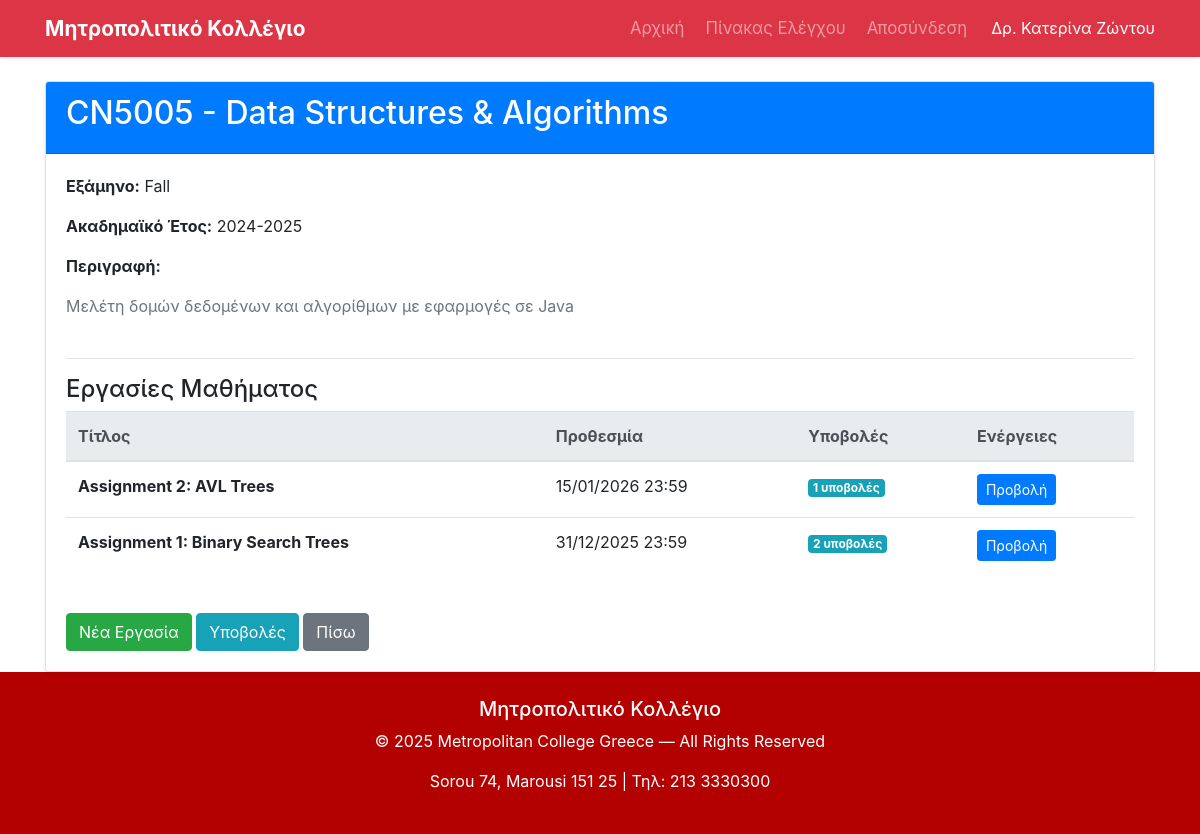
The app's page /professor/view_course.php?course_id=1 (signed in) with its own data.
### tables this page shows
CREATE TABLE courses (
    course_id INT PRIMARY KEY AUTO_INCREMENT,
    course_code VARCHAR(20) NOT NULL,
    course_name VARCHAR(100) NOT NULL,
    description TEXT,
    professor_id INT NOT NULL,
    semester VARCHAR(20),
    academic_year VARCHAR(20),
    created_at TIMESTAMP DEFAULT CURRENT_TIMESTAMP,
    FOREIGN KEY (professor_id) REFERENCES users(user_id),
    INDEX idx_professor_id (professor_id),
    INDEX idx_course_code (course_code)
);

CREATE TABLE assignments (
    assignment_id INT PRIMARY KEY AUTO_INCREMENT,
    course_id INT NOT NULL,
    title VARCHAR(200) NOT NULL,
    description TEXT,
    due_date DATETIME,
    created_at TIMESTAMP DEFAULT CURRENT_TIMESTAMP,
    FOREIGN KEY (course_id) REFERENCES courses(course_id),
    INDEX idx_course_id (course_id),
    INDEX idx_due_date (due_date)
);

### professor/view_course.php (the view, shortened to what this page needs)
<?php
include("../config.php");
$course_id = intval($_GET['course_id']);
$professor_id = $_SESSION["user_id"];
$sql = "SELECT * FROM courses WHERE course_id = $course_id AND professor_id = $professor_id";
$result = mysqli_query($conn, $sql);
$course = mysqli_fetch_assoc($result);
$assignments_sql = "SELECT * FROM assignments WHERE course_id = $course_id ORDER BY due_date DESC";
$assignments_result = mysqli_query($conn, $assignments_sql);
include("../view/top.php");
?>
<link rel="stylesheet" href="../css/menu.css">
<div class="container mt-4">
    <div class="card">
        <div class="card-header bg-primary text-white">
            <h2><?php echo htmlspecialchars($course['course_code']) . ' - ' . htmlspecialchars($course['course_name']); ?></h2>
        </div>
        <div class="card-body">
            <div class="row mb-4">
                <div class="col-md-6">
                    <p><strong>Εξάμηνο:</strong> <?php echo htmlspecialchars($course['semester']); ?></p>
                    <p><strong>Ακαδημαϊκό Έτος:</strong> <?php echo htmlspecialchars($course['academic_year']); ?></p>
                    <?php if($course['description']): ?>
                        <p><strong>Περιγραφή:</strong></p>
                        <p class="text-muted"><?php echo nl2br(htmlspecialchars($course['description'])); ?></p>
                    <?php endif; ?>
                </div>
            </div>
            <hr>
            <h4><i class="fas fa-tasks"></i> Εργασίες Μαθήματος</h4>
            <?php if(mysqli_num_rows($assignments_result) > 0): ?>
                <div class="table-responsive">
                    <table class="table table-hover">
                        <thead class="thead-light">
                            <tr>
                                <th>Τίτλος</th>
                                <th>Προθεσμία</th>
                                <th>Υποβολές</th>
                                <th>Ενέργειες</th>
                            </tr>
                        </thead>
                        <tbody>
                            <?php while($assignment = mysqli_fetch_assoc($assignments_result)): ?>
                                <?php
                                $assignment_id = $assignment['assignment_id'];
                                $count_sql = "SELECT COUNT(*) as total FROM submissions WHERE assignment_id = $assignment_id";
                                $count = mysqli_fetch_assoc(mysqli_query($conn, $count_sql))['total'];
                                ?>
                                <tr>
                                    <td><strong><?php echo htmlspecialchars($assignment['title']); ?></strong></td>
                                    <td><?php echo date('d/m/Y H:i', strtotime($assignment['due_date'])); ?></td>
                                    <td><span class="badge badge-info"><?php echo $count; ?> υποβολές</span></td>
                                    <td>
                                        <a href="submissions.php?course_id=<?php echo $course_id; ?>" class="btn btn-sm btn-primary">
                                            <i class="fas fa-eye"></i> Προβολή
                                        </a>
                                    </td>
                                </tr>
                            <?php endwhile; ?>
                        </tbody>
                    </table>
                </div>
            <?php else: ?>
                <p class="text-muted">Δεν υπάρχουν εργασίες ακόμα.</p>
            <?php endif; ?>
            <div class="mt-4">
                <a href="create_assignment.php?course_id=<?php echo $course_id; ?>" class="btn btn-success">
                    <i class="fas fa-plus"></i> Νέα Εργασία
                </a>
                <a href="submissions.php?course_id=<?php echo $course_id; ?>" class="btn btn-info">
                    <i class="fas fa-file-alt"></i> Υποβολές
                </a>
                <a href="courses.php" class="btn btn-secondary">
                    <i class="fas fa-arrow-left"></i> Πίσω
                </a>
            </div>
        </div>
    </div>
</div>
<?php
include("../view/bottom.php");
?>

### css/navbar.css (style rules this page uses)
.card { box-shadow: 0 0.125rem 0.25rem rgba(0, 0, 0, 0.075); border: 1px solid rgba(0, 0, 0, 0.125); transition: box-shadow 0.3s ease; }

### css/footer.css (style rules this page uses)
html { height: 100%; }
body { min-height: 100vh; display: flex; flex-direction: column; }

### records on screen
courses: course_code "CN5005", course_name "Data Structures & Algorithms", semester "Fall", academic_year "2024-2025", description "Μελέτη δομών δεδομένων και αλγορίθμων με εφαρμογές σε Java"
assignments: title "Assignment 2: AVL Trees", due_date "15/01/2026 23:59", count "1"
assignments: title "Assignment 1: Binary Search Trees", due_date "31/12/2025 23:59", count "2"

### other values on screen
$_SESSION["username"] "Δρ. Κατερίνα Ζώντου"
